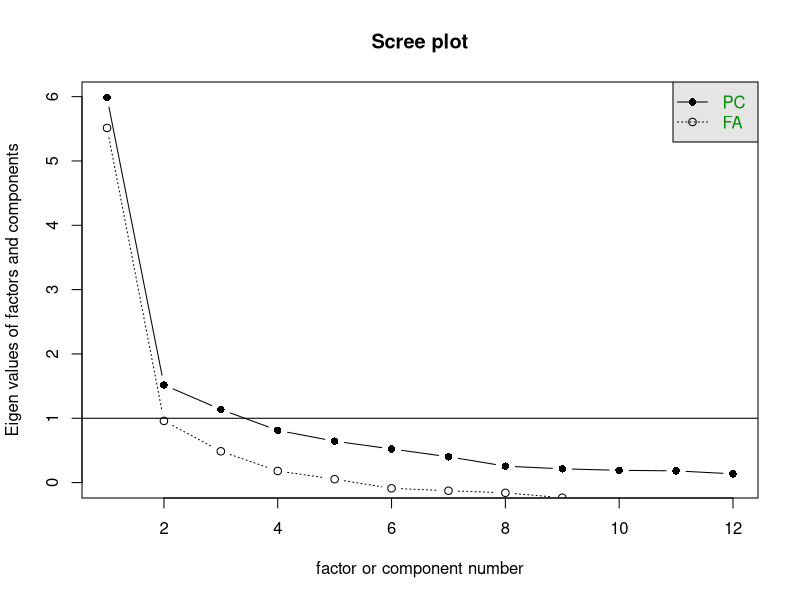

The R source for this figure: (Note: this script raises an error after producing the figure.)
## ------------------------------------------------------------------------------------------------------------------------------
library("MASS")
names(Boston)
## a
bhd <- Boston[-c(4,9)]
names(bhd)
## b
library("psych")
KMO(bhd)
scree(bhd)
pa3 <- principal(bhd, rotate="none", nfactors=3)
fa3 <- fa(bhd, rotate="none", nfactors=3)
factor.congruence(pa3, fa3)
## c
data("boston", package="spData")
bhd <- boston.c[,c(6,8:10,12:15, 17:20)]
names(bhd)
pa <- principal(bhd)
pa$loadings
# +: indus, nox, lstat, tax, age, crim, ptratio  
# -: dis, medv, zn, rm, (black)
ind <- as.numeric(cut(pa$scores, seq(-2.3, 2.7, by=0.5)))
library("RColorBrewer")
col <- brewer.pal(max(ind), "RdBu")
plot(boston.c$LON, boston.c$LAT, col=col[ind], pch=19, cex=0.75)

